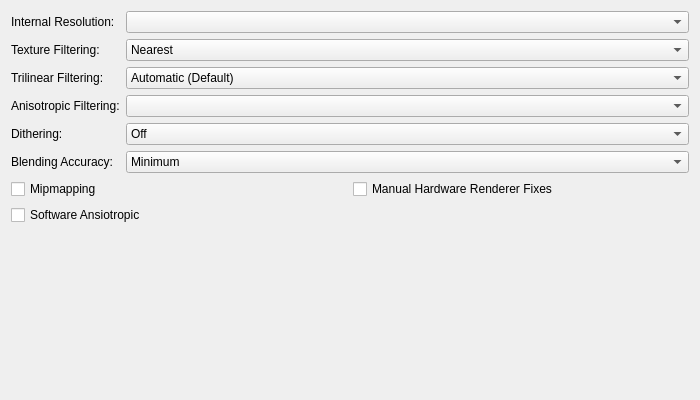
<?xml version="1.0" encoding="UTF-8"?>
<ui version="4.0">
 <class>GraphicsHardwareRenderingSettingsTab</class>
 <widget class="QWidget" name="GraphicsHardwareRenderingSettingsTab">
  <property name="geometry">
   <rect>
    <x>0</x>
    <y>0</y>
    <width>700</width>
    <height>400</height>
   </rect>
  </property>
  <property name="windowTitle">
   <string/>
  </property>
  <layout class="QGridLayout" name="gridLayout" columnstretch="0,1">
   <item row="1" column="0">
    <widget class="QLabel" name="textureFilteringLabel">
     <property name="text">
      <string>Texture Filtering:</string>
     </property>
     <property name="buddy">
      <cstring>textureFiltering</cstring>
     </property>
    </widget>
   </item>
   <item row="4" column="1">
    <widget class="QComboBox" name="dithering">
     <item>
      <property name="text">
       <string>Off</string>
      </property>
     </item>
     <item>
      <property name="text">
       <string>Scaled</string>
      </property>
     </item>
     <item>
      <property name="text">
       <string>Unscaled (Default)</string>
      </property>
     </item>
     <item>
      <property name="text">
       <string>Force 32bit</string>
      </property>
     </item>
    </widget>
   </item>
   <item row="6" column="0" colspan="2">
    <layout class="QGridLayout" name="hardwareRenderingOptionsLayout">
     <item row="0" column="1">
      <widget class="QCheckBox" name="enableHWFixes">
       <property name="text">
        <string>Manual Hardware Renderer Fixes</string>
       </property>
      </widget>
     </item>
     <item row="0" column="0">
      <widget class="QCheckBox" name="mipmapping">
       <property name="text">
        <string>Mipmapping</string>
       </property>
      </widget>
     </item>
     <item row="1" column="0">
      <widget class="QCheckBox" name="swAnsio">
       <property name="text">
        <string>Software Ansiotropic</string>
       </property>
      </widget>
     </item>
    </layout>
   </item>
   <item row="3" column="0">
    <widget class="QLabel" name="anisotropicFilteringLabel">
     <property name="text">
      <string>Anisotropic Filtering:</string>
     </property>
     <property name="buddy">
      <cstring>anisotropicFiltering</cstring>
     </property>
    </widget>
   </item>
   <item row="3" column="1">
    <widget class="QComboBox" name="anisotropicFiltering"/>
   </item>
   <item row="0" column="0">
    <widget class="QLabel" name="internalResLabel">
     <property name="text">
      <string>Internal Resolution:</string>
     </property>
     <property name="buddy">
      <cstring>upscaleMultiplier</cstring>
     </property>
    </widget>
   </item>
   <item row="0" column="1">
    <widget class="QComboBox" name="upscaleMultiplier"/>
   </item>
   <item row="1" column="1">
    <widget class="QComboBox" name="textureFiltering">
     <item>
      <property name="text">
       <string>Nearest</string>
      </property>
     </item>
     <item>
      <property name="text">
       <string>Bilinear (Forced)</string>
      </property>
     </item>
     <item>
      <property name="text">
       <string>Bilinear (PS2)</string>
      </property>
     </item>
     <item>
      <property name="text">
       <string>Bilinear (Forced excluding sprite)</string>
      </property>
     </item>
    </widget>
   </item>
   <item row="4" column="0">
    <widget class="QLabel" name="ditheringLabel">
     <property name="text">
      <string>Dithering:</string>
     </property>
     <property name="buddy">
      <cstring>dithering</cstring>
     </property>
    </widget>
   </item>
   <item row="5" column="1">
    <widget class="QComboBox" name="blending">
     <item>
      <property name="text">
       <string>Minimum</string>
      </property>
     </item>
     <item>
      <property name="text">
       <string>Basic (Recommended)</string>
      </property>
     </item>
     <item>
      <property name="text">
       <string>Medium</string>
      </property>
     </item>
     <item>
      <property name="text">
       <string>High</string>
      </property>
     </item>
     <item>
      <property name="text">
       <string>Full (Slow)</string>
      </property>
     </item>
     <item>
      <property name="text">
       <string>Maximum (Very Slow)</string>
      </property>
     </item>
    </widget>
   </item>
   <item row="2" column="1">
    <widget class="QComboBox" name="trilinearFiltering">
     <item>
      <property name="text">
       <string>Automatic (Default)</string>
      </property>
     </item>
     <item>
      <property name="text">
       <string>Off (None)</string>
      </property>
     </item>
     <item>
      <property name="text">
       <string>Trilinear (PS2)</string>
      </property>
     </item>
     <item>
      <property name="text">
       <string>Trilinear (Forced)</string>
      </property>
     </item>
    </widget>
   </item>
   <item row="5" column="0">
    <widget class="QLabel" name="blendingLabel">
     <property name="text">
      <string>Blending Accuracy:</string>
     </property>
     <property name="buddy">
      <cstring>blending</cstring>
     </property>
    </widget>
   </item>
   <item row="2" column="0">
    <widget class="QLabel" name="trilinearFilterLabel">
     <property name="text">
      <string>Trilinear Filtering:</string>
     </property>
     <property name="buddy">
      <cstring>trilinearFiltering</cstring>
     </property>
    </widget>
   </item>
   <item row="7" column="0">
    <spacer name="verticalSpacer">
     <property name="orientation">
      <enum>Qt::Orientation::Vertical</enum>
     </property>
     <property name="sizeHint" stdset="0">
      <size>
       <width>20</width>
       <height>0</height>
      </size>
     </property>
    </spacer>
   </item>
  </layout>
 </widget>
 <tabstops>
  <tabstop>upscaleMultiplier</tabstop>
  <tabstop>textureFiltering</tabstop>
  <tabstop>trilinearFiltering</tabstop>
  <tabstop>anisotropicFiltering</tabstop>
  <tabstop>dithering</tabstop>
  <tabstop>blending</tabstop>
  <tabstop>mipmapping</tabstop>
  <tabstop>enableHWFixes</tabstop>
 </tabstops>
 <resources/>
 <connections/>
</ui>
